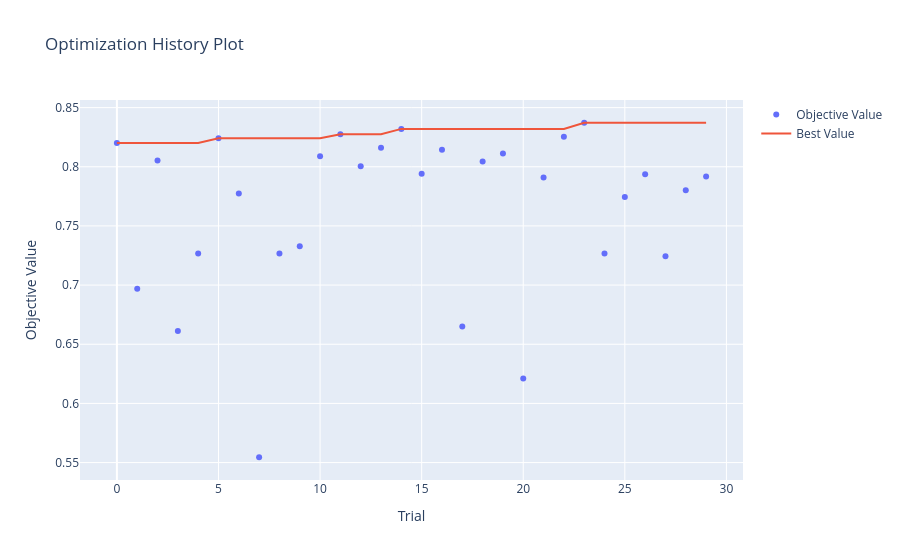

Write notebook code for a chart like this one.
### Markdown cell above
## Analyzing Optimization Results

The Optuna study object provides rich analysis capabilities:

### Code cell
import optuna

# Plot optimization history
fig = optuna.visualization.plot_optimization_history(optimizer.study)
fig.show()

### Figure 1 — Plotly figure (JSON) as saved in the notebook; plotly's stock layout.template omitted (floating-point values rounded to 4 significant figures)
{"data": [{"mode": "markers", "name": "Objective Value", "type": "scatter", "x": [0, 1, 2, 3, 4, 5, 6, 7, 8, 9, 10, 11, 12, 13, 14, 15, 16, 17, 18, 19, 20, 21, 22, 23, 24, 25, 26, 27, 28, 29], "y": [0.8201, 0.6969, 0.8053, 0.6613, 0.7268, 0.8241, 0.7773, 0.5545, 0.7268, 0.7328, 0.8089, 0.8274, 0.8005, 0.816, 0.832, 0.7941, 0.8143, 0.665, 0.8044, 0.8113, 0.6211, 0.7909, 0.8254, 0.8372, 0.7268, 0.7744, 0.7936, 0.7244, 0.7802, 0.7919]}, {"mode": "lines", "name": "Best Value", "type": "scatter", "x": [0, 1, 2, 3, 4, 5, 6, 7, 8, 9, 10, 11, 12, 13, 14, 15, 16, 17, 18, 19, 20, 21, 22, 23, 24, 25, 26, 27, 28, 29], "y": [0.8201, 0.8201, 0.8201, 0.8201, 0.8201, 0.8241, 0.8241, 0.8241, 0.8241, 0.8241, 0.8241, 0.8274, 0.8274, 0.8274, 0.832, 0.832, 0.832, 0.832, 0.832, 0.832, 0.832, 0.832, 0.832, 0.8372, 0.8372, 0.8372, 0.8372, 0.8372, 0.8372, 0.8372]}, {"marker": {"color": "#cccccc"}, "mode": "markers", "name": "Infeasible Trial", "showlegend": false, "type": "scatter", "x": [], "y": []}], "layout": {"title": {"text": "Optimization History Plot"}, "xaxis": {"title": {"text": "Trial"}}, "yaxis": {"title": {"text": "Objective Value"}}}}
